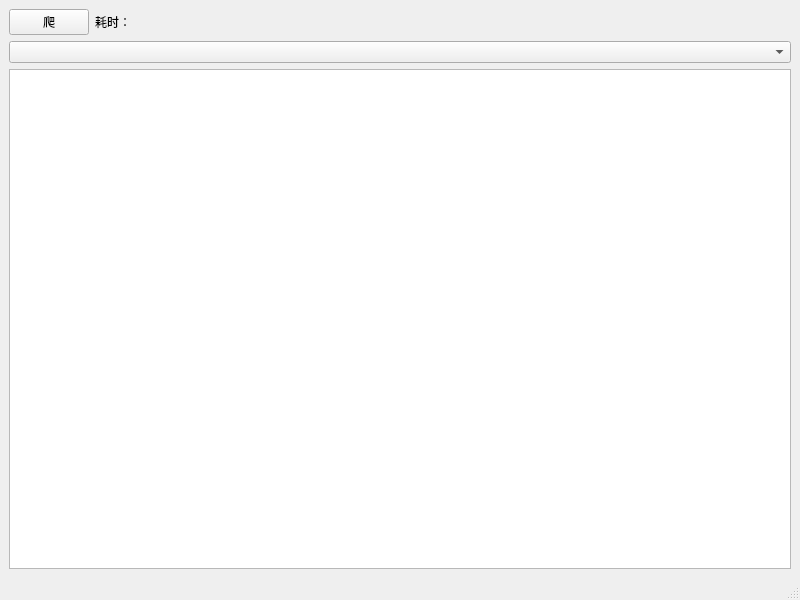
<?xml version="1.0" encoding="UTF-8"?>
<ui version="4.0">
 <class>MainWindow</class>
 <widget class="QMainWindow" name="MainWindow">
  <property name="geometry">
   <rect>
    <x>0</x>
    <y>0</y>
    <width>800</width>
    <height>600</height>
   </rect>
  </property>
  <property name="windowTitle">
   <string>MainWindow</string>
  </property>
  <widget class="QWidget" name="centralwidget">
   <layout class="QVBoxLayout" name="verticalLayout">
    <item>
     <widget class="QWidget" name="widget" native="true">
      <layout class="QHBoxLayout" name="horizontalLayout">
       <property name="leftMargin">
        <number>0</number>
       </property>
       <property name="topMargin">
        <number>0</number>
       </property>
       <property name="rightMargin">
        <number>0</number>
       </property>
       <property name="bottomMargin">
        <number>0</number>
       </property>
       <item>
        <widget class="QPushButton" name="pushButton">
         <property name="text">
          <string>爬</string>
         </property>
        </widget>
       </item>
       <item>
        <widget class="QLabel" name="label">
         <property name="text">
          <string>耗时：</string>
         </property>
        </widget>
       </item>
       <item>
        <spacer name="horizontalSpacer">
         <property name="orientation">
          <enum>Qt::Horizontal</enum>
         </property>
         <property name="sizeHint" stdset="0">
          <size>
           <width>656</width>
           <height>20</height>
          </size>
         </property>
        </spacer>
       </item>
      </layout>
     </widget>
    </item>
    <item>
     <widget class="QComboBox" name="comboBox"/>
    </item>
    <item>
     <widget class="QTextEdit" name="textEdit"/>
    </item>
   </layout>
  </widget>
  <widget class="QMenuBar" name="menubar">
   <property name="geometry">
    <rect>
     <x>0</x>
     <y>0</y>
     <width>800</width>
     <height>23</height>
    </rect>
   </property>
  </widget>
  <widget class="QStatusBar" name="statusbar"/>
 </widget>
 <resources/>
 <connections/>
</ui>
